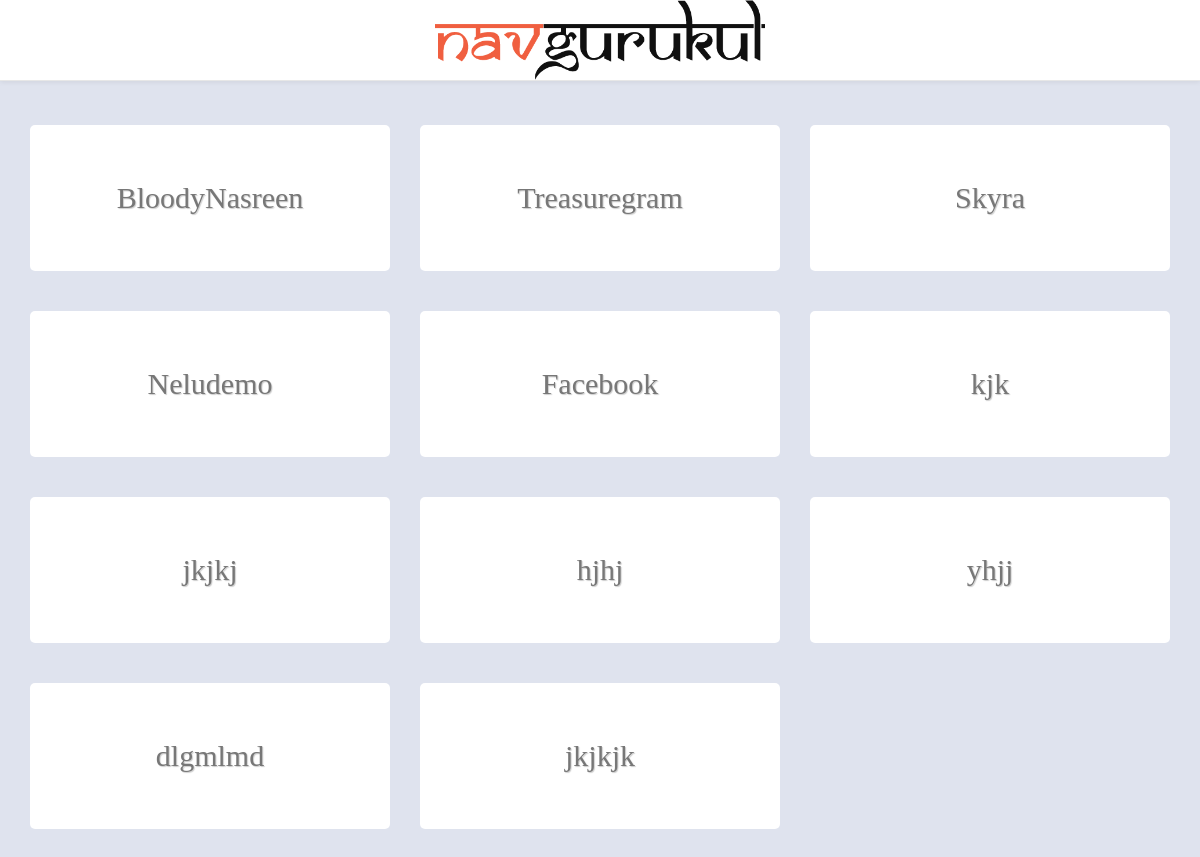
The app's page / (signed in) with its own data.
### core/models.py (models this page shows)
class Project(models.Model):
	user = models.ManyToManyField(User)
	project_heading = models.CharField(max_length=50)
	def __str__(self):
		return self.project_heading

### core/views.py (the view)
# urls.py: 2. Add a URL to urlpatterns:  url(r'^$', views.home, name='home')
def home(request):
	all_projects = Project.objects.filter(user=request.user)
	pprint(all_projects)
	return render(request, 'core/index.html', {'all_projects': all_projects})

### core/templates/core/index.html (shortened to what this page needs)
{% extends 'core/base.html' %}
{% load staticfiles %}
    {% block content %}
        <div class="row">
            {% for project in all_projects %}
            <div class="col-md-4">
                <a class="clor_1" href="{% url 'detail' pk=project.pk %}">
                    <div class="panel_1">
                        {{project.project_heading}}
                    </div>
                </a>
            </div>
            {% endfor %}
        </div>
{% endblock %}

### core/static/css/theme.css (style rules this page uses)
.body { background:#dfe3ee; padding-top: 85px; padding-bottom: 30px; font-family: ubuntu; }
.panel_1 { background: #fff; height: 146px; display: flex; justify-content: center; align-items: center; border-radius: 5px; box-shadow: blueviolet; text-decoration: none; margin-top: 40px; font-size: 30px; text-shadow: 1px 1px 1px #ccc !important; transition: all 0.2s; }
.clor_1 { text-decoration: none !important; color: #777 !important; }

### records on screen
Project: project_heading "BloodyNasreen"
Project: project_heading "Treasuregram"
Project: project_heading "Skyra"
Project: project_heading "Neludemo"
Project: project_heading "Facebook"
Project: project_heading "kjk"
Project: project_heading "jkjkj"
Project: project_heading "hjhj"
Project: project_heading "yhjj"
Project: project_heading "dlgmlmd"
Project: project_heading "jkjkjk"
